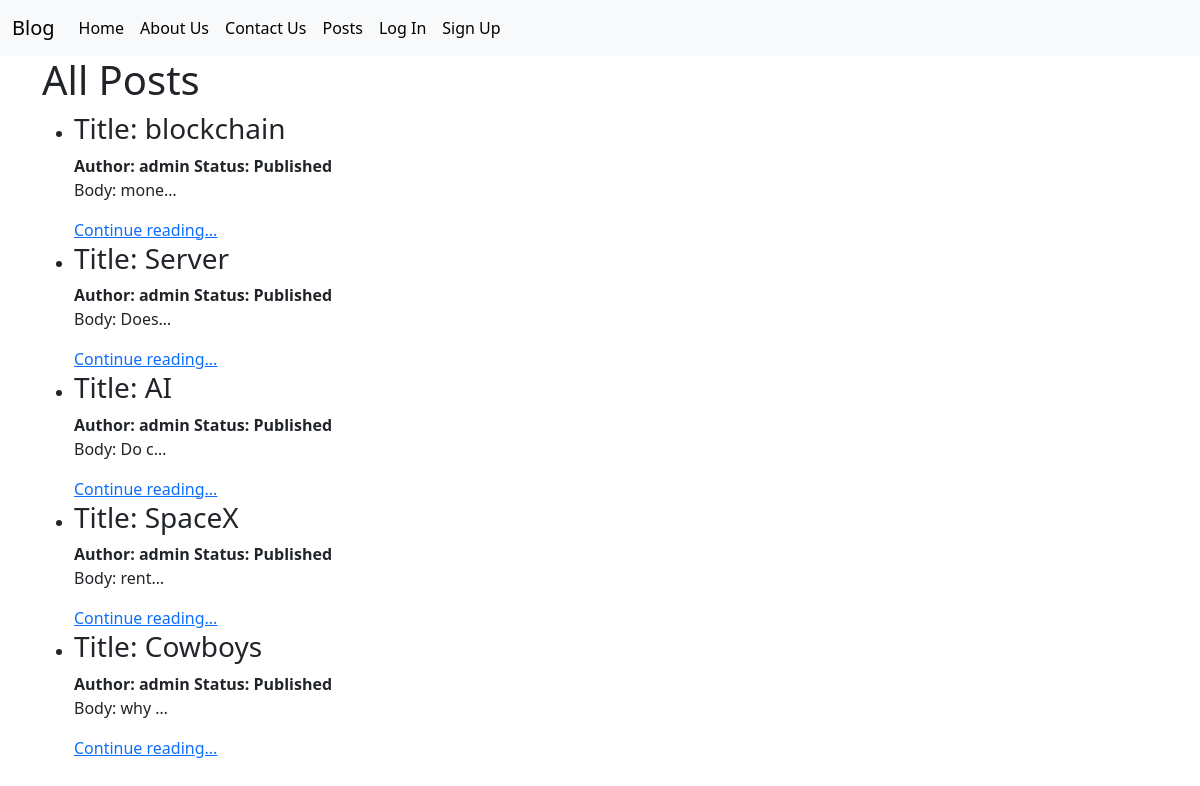
The app's page /posts/list/ with its own data.
### posts/models.py (models this page shows, shortened)
class Post(models.Model):
    title = models.CharField(max_length=128)
    subtitle = models.CharField(max_length=128)
    body = models.TextField()
    created_on = models.DateTimeField(auto_now_add=True)
    author = models.ForeignKey(
        User,
        on_delete=models.CASCADE
    )
    status = models.ForeignKey(
        Status,
        on_delete=models.DO_NOTHING
    )

class Status(models.Model):
    name = models.CharField(max_length=128, unique=True)
    description = models.CharField(
        max_length=200,
        help_text="Write a description about the status"
    )
    class Meta:
        verbose_name = "Status"
        verbose_name_plural = "Statuses"
    def __str__(self):
        return self.name

### posts/views.py (the view)
# urls.py: path("list/", PostListView.as_view(), name="post_list"),
class PostListView(ListView): # Get Request -> List
    template_name = "postsTemplates/list.html"
    model = Post
    context_object_name = "posts"
    def get_queryset(self):
        status = Status.objects.get(name="Published")
        return Post.objects.filter(status=status).order_by("created_on")

### templates/postsTemplates/list.html (shortened to what this page needs)
{% extends 'base.html' %}
{% block content %}
    <h1>All Posts</h1>
    <ul>
        {% for item in posts %}
            <li>
                <h3>Title: {{ item.title }}</h3>
                <span><strong>Author: {{item.author }}</strong></span>
                <span><strong>Status: {{item.status }}</strong></span>
                <p>Body: {{ item.body|truncatechars:5 }}</p>
                <a href="{% url 'post_detail' item.id %}">Continue reading...</a>
            </li>
        {% endfor %}
    </ul>
{% endblock %}

### templates/base.html (shortened to what this page needs)
<!DOCTYPE html>
<html lang="en">
<head>
    <link href="https://cdn.jsdelivr.net/npm/bootstrap@5.3.8/dist/css/bootstrap.min.css" rel="stylesheet">
</head>
<body>
    {% include "navbar.html" %}
    <div class="container">
        {% block content %}{% endblock %}
    </div>
</body>
</html>

### templates/navbar.html (shortened to what this page needs)
<nav class="navbar navbar-expand-lg bg-body-tertiary">
  <div class="container-fluid">
    <a class="navbar-brand" href="{% url 'home' %}">Blog</a>
    <div class="collapse navbar-collapse" id="navbarSupportedContent">
      <ul class="navbar-nav me-auto mb-2 mb-lg-0">
        <li class="nav-item">
          <a class="nav-link active" aria-current="page" href="{% url 'homeTwo' %}">Home</a>
        </li>
        <li class="nav-item">
          <a class="nav-link active" href="{% url 'about' %}">About Us</a>
        </li>
        <li class="nav-item">
          <a class="nav-link active" href="{% url 'contact' %}">Contact Us</a>
        </li>
        <li class="nav-item">
          <a class="nav-link active" href="{% url 'post_list' %}">Posts</a>
        </li>
        {% if user.is_authenticated %}
        <li class="nav-item">
          <a class="nav-link active" href="{% url 'post_archived_list' %}">Archived</a>
        </li>
        <li class="nav-item">
          <a class="nav-link active" href="{% url 'post_drafts_list' %}">Drafts</a>
        </li>
        <li class="nav-item">
          <a class="nav-link active" href="{% url 'post_new' %}">Create Post</a>
        </li>
        <li class="nav-item">
          <a class="nav-link active" href="{% url 'password_change' %}">Change Password</a>
        </li>
        <li class="nav-item">
          <form action="{% url 'logout' %}" method="post">
            {% csrf_token %}
            <input type="submit" value="Log Out" class="nav-link">
          </form>
        </li>
        <li class="nav-item">
          <span class="badge text-bg-info">{{ user.username }}</span>
        </li>
        {% else %}
        <li class="nav-item">
          <a class="nav-link active" href="{% url 'login' %}">Log In</a>
        </li>
        <li class="nav-item">
          <a class="nav-link active" href="{% url 'signup' %}">Sign Up</a>
        </li>
        {% endif %}
      </ul>
    </div>
  </div>
</nav>

### records on screen
Post: title "blockchain", author "admin", status "Published", body "mone…"
Post: title "Server", author "admin", status "Published", body "Does…"
Post: title "AI", author "admin", status "Published", body "Do c…"
Post: title "SpaceX", author "admin", status "Published", body "rent…"
Post: title "Cowboys", author "admin", status "Published", body "why …"
